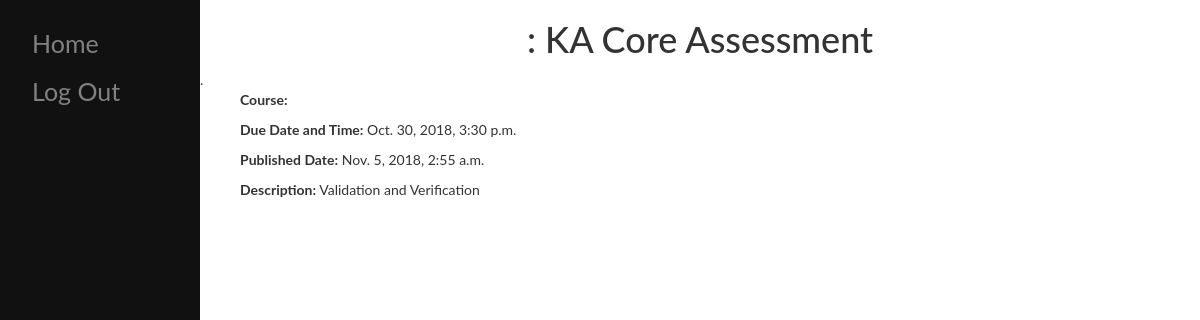
Screenshot of /3/ with the database file from the repository.
### uni_assignment_calendar/models.py (models this page shows, shortened)
class Events(models.Model):
    course = models.ForeignKey(Courses, on_delete=models.CASCADE, default=0)
    events_name = models.CharField(max_length=200)
    due_date = models.DateField(null=True)
    due_time = models.TimeField((u"Due Time"), blank=True, default="11:59")
    pub_date = models.DateTimeField(auto_now_add=True)
    description = models.TextField(blank=True, null=True)

### uni_assignment_calendar/views.py (the view)
# urls.py: path('<int:pk>/', views.DetailView.as_view(), name='detail'),
class DetailView(generic.DetailView):
    model = Events
    template_name = 'uni_assignment_calendar/detail.html'

### uni_assignment_calendar/templates/uni_assignment_calendar/detail.html
{% extends 'base.html' %}
{% block content %}
<div class="main">
	<h1><center>{{ courses.class_abbrev }} {{ courses.class_num }} : {{ events.events_name }}</center></h1>.
	<ul>
		<p><strong>Course:</strong> {{ events.class_abbrev }}  {{ events.class_num }}</p>
	    <p><strong>Due Date and Time:</strong> {{ events.due_date }}</p>
	    <p><strong>Published Date:</strong> {{ events.pub_date }}</p>
	    <p><strong>Description:</strong> {{ events.description }}</p>
	</ul>
</div>
{% endblock %}

### uni_assignment_calendar/templates/uni_assignment_calendar/base.html (style rules this page uses)
body { font-family: "Lato", sans-serif; }
.main { margin-left: 200px; }

### rows the page displays
Events: events_name "KA Core Assessment", due_date "Oct. 30, 2018, 3:30 p.m.", pub_date "Nov. 5, 2018, 2:55 a.m.", description "Validation and Verification"
